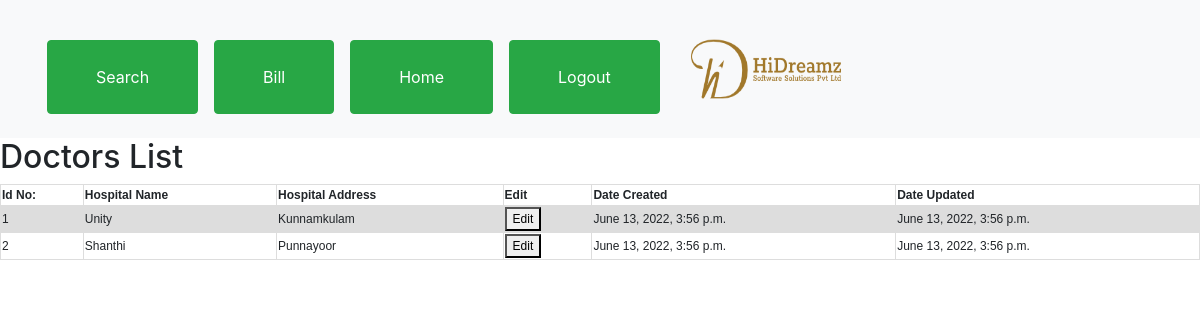
Page /lab/HospitalList (signed in) on the committed database.
### LabAdmin/models.py (models this page shows, shortened)
class Hospital(models.Model):
    Hospital_Name=models.CharField(max_length=50)
    Hospital_Address=models.CharField(max_length=200)
    created_at=models.DateTimeField(auto_now_add=True)
    updated_at=models.DateTimeField(auto_now=True)

### LabAdmin/views.py (the view)
# urls.py: path('HospitalList',views.HospitalList,name='HospitalList'),
@login_required(login_url='Login')
def HospitalList(request):
    hos=Hospital.objects.all()
    return render(request,'ViewHospital.html',{'hos':hos,'billsearch':searchbill})

### templates/ViewHospital.html (shortened to what this page needs)
{% include 'nav.html' %}
<!DOCTYPE html>
<html>
<head>
</head>
<body>
<h2>Doctors List</h2>
<table>
  <tr>
      <th>Id No: </th>
    <th>Hospital Name</th>
    <th>Hospital Address</th>
    <th>Edit</th>
    <th>Date Created</th>
    <th>Date Updated</th>
  </tr>
  {% for i in hos %}
  <tr>
    <td>{{i.id}}</td>
    <td>{{i.Hospital_Name}}</td>
    <td>{{i.Hospital_Address}}</td>
    <td><a href="{% url 'hospital_edit' i.id %}"><Button>Edit</Button></a></td>
    <td>{{i.created_at}}</td>
    <td>{{i.updated_at}}</td>
{% endfor %}
  </tr>
</table>
</body>
</html>

### static/css/styles/style.css (style rules this page uses)
th { padding: 1px !important; }
td { padding: 1px !important; }
body { font-size: 12px !important; }

### templates/ViewHospital.html (style rules this page uses)
table { font-family: arial, sans-serif; border-collapse: collapse; width: 100%; }
td, th { border: 1px solid #dddddd; text-align: left; padding: 8px; }
tr:nth-child(even) { background-color: #dddddd; }

### rows in the picture
Hospital: id "1", Hospital_Name "Unity", Hospital_Address "Kunnamkulam", created_at "June 13, 2022, 3:56 p.m.", updated_at "June 13, 2022, 3:56 p.m."
Hospital: id "2", Hospital_Name "Shanthi", Hospital_Address "Punnayoor", created_at "June 13, 2022, 3:56 p.m.", updated_at "June 13, 2022, 3:56 p.m."
